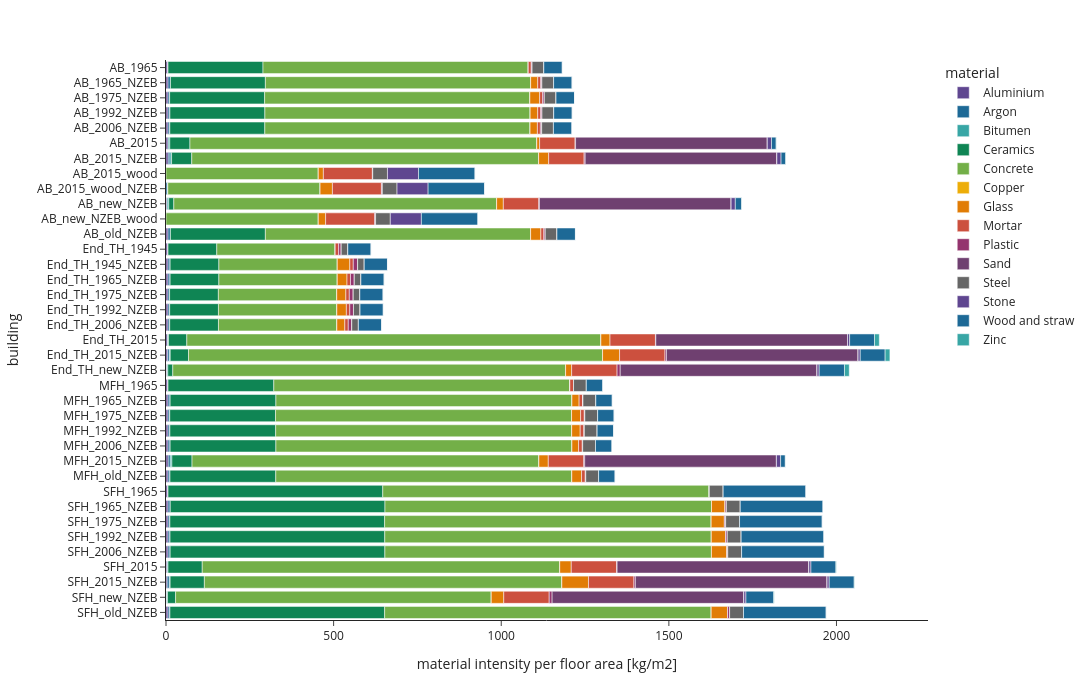

The notebook cell this image was saved under:
### Code cell
m_plot = mi_buildings[~mi_buildings.duplicated()]
m_plot = m_plot.stack().reset_index()
m_plot.columns = ['building', 'material', 'value']
fig = px.bar(m_plot, x='value', y='building', color='material', labels={'value':'material intensity per floor area [kg/m2]', 'sector':'Input sector'}, template='simple_white', 
             color_discrete_sequence= px.colors.qualitative.Prism) #antique, vivid, prism, T10
fig.update_layout(width=1100, height=700, yaxis = dict(autorange="reversed"))    
fig.write_image('visualisations/mi_buildings'+mi_buildings_source+'.svg')
fig.show()

### Figure 1 — Plotly figure (JSON) as saved in the notebook; plotly's stock layout.template omitted (floating-point values rounded to 4 significant figures)
{"data": [{"alignmentgroup": "True", "hovertemplate": "material=Aluminium<br>material intensity per floor area [kg/m2]=%{x}<br>building=%{y}<extra></extra>", "legendgroup": "Aluminium", "marker": {"color": "rgb(95, 70, 144)", "pattern": {"shape": ""}}, "name": "Aluminium", "offsetgroup": "Aluminium", "orientation": "h", "showlegend": true, "textposition": "auto", "type": "bar", "x": [6.1, 6.1, 6.1, 6.1, 6.1, 6.61, 6.61, 0.1, 0.1, 3.44, 0.1, 6.1, 6.1, 6.1, 6.1, 6.1, 6.1, 6.1, 5.15, 5.15, 2.92, 6.1, 6.1, 6.1, 6.1, 6.1, 6.61, 6.1, 6.1, 6.1, 6.1, 6.1, 6.1, 3.58, 3.58, 2.15, 6.1], "xaxis": "x", "y": ["AB_1965", "AB_1965_NZEB", "AB_1975_NZEB", "AB_1992_NZEB", "AB_2006_NZEB", "AB_2015", "AB_2015_NZEB", "AB_2015_wood", "AB_2015_wood_NZEB", "AB_new_NZEB", "AB_new_NZEB_wood", "AB_old_NZEB", "End_TH_1945", "End_TH_1945_NZEB", "End_TH_1965_NZEB", "End_TH_1975_NZEB", "End_TH_1992_NZEB", "End_TH_2006_NZEB", "End_TH_2015", "End_TH_2015_NZEB", "End_TH_new_NZEB", "MFH_1965", "MFH_1965_NZEB", "MFH_1975_NZEB", "MFH_1992_NZEB", "MFH_2006_NZEB", "MFH_2015_NZEB", "MFH_old_NZEB", "SFH_1965", "SFH_1965_NZEB", "SFH_1975_NZEB", "SFH_1992_NZEB", "SFH_2006_NZEB", "SFH_2015", "SFH_2015_NZEB", "SFH_new_NZEB", "SFH_old_NZEB"], "yaxis": "y"}, {"alignmentgroup": "True", "hovertemplate": "material=Argon<br>material intensity per floor area [kg/m2]=%{x}<br>building=%{y}<extra></extra>", "legendgroup": "Argon", "marker": {"color": "rgb(29, 105, 150)", "pattern": {"shape": ""}}, "name": "Argon", "offsetgroup": "Argon", "orientation": "h", "showlegend": true, "textposition": "auto", "type": "bar", "x": [0, 7.121, 4.785, 5.609, 5.354, 0, 5.354, 0, 5.354, 0, 0, 7.026, 0, 6.258, 6.201, 4.675, 4.942, 4.985, 0, 4.985, 0, 0, 6.257, 5.153, 5.53, 6.214, 6.214, 5.844, 0, 6.571, 5.542, 5.938, 6.323, 0, 6.323, 0.01, 5.609], "xaxis": "x", "y": ["AB_1965", "AB_1965_NZEB", "AB_1975_NZEB", "AB_1992_NZEB", "AB_2006_NZEB", "AB_2015", "AB_2015_NZEB", "AB_2015_wood", "AB_2015_wood_NZEB", "AB_new_NZEB", "AB_new_NZEB_wood", "AB_old_NZEB", "End_TH_1945", "End_TH_1945_NZEB", "End_TH_1965_NZEB", "End_TH_1975_NZEB", "End_TH_1992_NZEB", "End_TH_2006_NZEB", "End_TH_2015", "End_TH_2015_NZEB", "End_TH_new_NZEB", "MFH_1965", "MFH_1965_NZEB", "MFH_1975_NZEB", "MFH_1992_NZEB", "MFH_2006_NZEB", "MFH_2015_NZEB", "MFH_old_NZEB", "SFH_1965", "SFH_1965_NZEB", "SFH_1975_NZEB", "SFH_1992_NZEB", "SFH_2006_NZEB", "SFH_2015", "SFH_2015_NZEB", "SFH_new_NZEB", "SFH_old_NZEB"], "yaxis": "y"}, {"alignmentgroup": "True", "hovertemplate": "material=Bitumen<br>material intensity per floor area [kg/m2]=%{x}<br>building=%{y}<extra></extra>", "legendgroup": "Bitumen", "marker": {"color": "rgb(56, 166, 165)", "pattern": {"shape": ""}}, "name": "Bitumen", "offsetgroup": "Bitumen", "orientation": "h", "showlegend": true, "textposition": "auto", "type": "bar", "x": [0, 0, 0, 0, 0, 4.7, 4.7, 0, 0, 4.7, 0, 0, 0, 0, 0, 0, 0, 0, 2.44, 2.44, 2.44, 0, 0, 0, 0, 0, 4.7, 0, 0, 0, 0, 0, 0, 2.44, 2.44, 2.44, 0], "xaxis": "x", "y": ["AB_1965", "AB_1965_NZEB", "AB_1975_NZEB", "AB_1992_NZEB", "AB_2006_NZEB", "AB_2015", "AB_2015_NZEB", "AB_2015_wood", "AB_2015_wood_NZEB", "AB_new_NZEB", "AB_new_NZEB_wood", "AB_old_NZEB", "End_TH_1945", "End_TH_1945_NZEB", "End_TH_1965_NZEB", "End_TH_1975_NZEB", "End_TH_1992_NZEB", "End_TH_2006_NZEB", "End_TH_2015", "End_TH_2015_NZEB", "End_TH_new_NZEB", "MFH_1965", "MFH_1965_NZEB", "MFH_1975_NZEB", "MFH_1992_NZEB", "MFH_2006_NZEB", "MFH_2015_NZEB", "MFH_old_NZEB", "SFH_1965", "SFH_1965_NZEB", "SFH_1975_NZEB", "SFH_1992_NZEB", "SFH_2006_NZEB", "SFH_2015", "SFH_2015_NZEB", "SFH_new_NZEB", "SFH_old_NZEB"], "yaxis": "y"}, {"alignmentgroup": "True", "hovertemplate": "material=Ceramics<br>material intensity per floor area [kg/m2]=%{x}<br>building=%{y}<extra></extra>", "legendgroup": "Ceramics", "marker": {"color": "rgb(15, 133, 84)", "pattern": {"shape": ""}}, "name": "Ceramics", "offsetgroup": "Ceramics", "orientation": "h", "showlegend": true, "textposition": "auto", "type": "bar", "x": [283.2, 283.2, 283.2, 283.2, 283.2, 60.14, 60.14, 0, 0, 15.19, 0, 283.2, 145.4, 145.4, 145.4, 145.4, 145.4, 145.4, 54.53, 54.53, 14.88, 315.5, 315.5, 315.5, 315.5, 315.5, 60.14, 315.5, 640.5, 640.5, 640.5, 640.5, 640.5, 102.1, 102.1, 24.01, 640.5], "xaxis": "x", "y": ["AB_1965", "AB_1965_NZEB", "AB_1975_NZEB", "AB_1992_NZEB", "AB_2006_NZEB", "AB_2015", "AB_2015_NZEB", "AB_2015_wood", "AB_2015_wood_NZEB", "AB_new_NZEB", "AB_new_NZEB_wood", "AB_old_NZEB", "End_TH_1945", "End_TH_1945_NZEB", "End_TH_1965_NZEB", "End_TH_1975_NZEB", "End_TH_1992_NZEB", "End_TH_2006_NZEB", "End_TH_2015", "End_TH_2015_NZEB", "End_TH_new_NZEB", "MFH_1965", "MFH_1965_NZEB", "MFH_1975_NZEB", "MFH_1992_NZEB", "MFH_2006_NZEB", "MFH_2015_NZEB", "MFH_old_NZEB", "SFH_1965", "SFH_1965_NZEB", "SFH_1975_NZEB", "SFH_1992_NZEB", "SFH_2006_NZEB", "SFH_2015", "SFH_2015_NZEB", "SFH_new_NZEB", "SFH_old_NZEB"], "yaxis": "y"}, {"alignmentgroup": "True", "hovertemplate": "material=Concrete<br>material intensity per floor area [kg/m2]=%{x}<br>building=%{y}<extra></extra>", "legendgroup": "Concrete", "marker": {"color": "rgb(115, 175, 72)", "pattern": {"shape": ""}}, "name": "Concrete", "offsetgroup": "Concrete", "orientation": "h", "showlegend": true, "textposition": "auto", "type": "bar", "x": [791.3, 791.3, 791.3, 791.3, 791.3, 1035.0, 1035.0, 454.2, 454.2, 962.9, 454.2, 791.3, 353.2, 353.2, 353.2, 353.2, 353.2, 353.2, 1235.0, 1235.0, 1172.0, 883.1, 883.1, 883.1, 883.1, 883.1, 1035.0, 883.1, 974.1, 974.1, 974.1, 974.1, 974.1, 1066.0, 1066.0, 941.6, 974.1], "xaxis": "x", "y": ["AB_1965", "AB_1965_NZEB", "AB_1975_NZEB", "AB_1992_NZEB", "AB_2006_NZEB", "AB_2015", "AB_2015_NZEB", "AB_2015_wood", "AB_2015_wood_NZEB", "AB_new_NZEB", "AB_new_NZEB_wood", "AB_old_NZEB", "End_TH_1945", "End_TH_1945_NZEB", "End_TH_1965_NZEB", "End_TH_1975_NZEB", "End_TH_1992_NZEB", "End_TH_2006_NZEB", "End_TH_2015", "End_TH_2015_NZEB", "End_TH_new_NZEB", "MFH_1965", "MFH_1965_NZEB", "MFH_1975_NZEB", "MFH_1992_NZEB", "MFH_2006_NZEB", "MFH_2015_NZEB", "MFH_old_NZEB", "SFH_1965", "SFH_1965_NZEB", "SFH_1975_NZEB", "SFH_1992_NZEB", "SFH_2006_NZEB", "SFH_2015", "SFH_2015_NZEB", "SFH_new_NZEB", "SFH_old_NZEB"], "yaxis": "y"}, {"alignmentgroup": "True", "hovertemplate": "material=Copper<br>material intensity per floor area [kg/m2]=%{x}<br>building=%{y}<extra></extra>", "legendgroup": "Copper", "marker": {"color": "rgb(237, 173, 8)", "pattern": {"shape": ""}}, "name": "Copper", "offsetgroup": "Copper", "orientation": "h", "showlegend": true, "textposition": "auto", "type": "bar", "x": [0, 0, 0, 0, 0, 0, 0, 0, 0, 0, 0, 0, 0, 0, 0, 0, 0, 0, 0, 0, 0, 0, 0, 0, 0, 0, 0, 0, 0, 0, 0, 0, 0, 0, 0, 0, 0], "xaxis": "x", "y": ["AB_1965", "AB_1965_NZEB", "AB_1975_NZEB", "AB_1992_NZEB", "AB_2006_NZEB", "AB_2015", "AB_2015_NZEB", "AB_2015_wood", "AB_2015_wood_NZEB", "AB_new_NZEB", "AB_new_NZEB_wood", "AB_old_NZEB", "End_TH_1945", "End_TH_1945_NZEB", "End_TH_1965_NZEB", "End_TH_1975_NZEB", "End_TH_1992_NZEB", "End_TH_2006_NZEB", "End_TH_2015", "End_TH_2015_NZEB", "End_TH_new_NZEB", "MFH_1965", "MFH_1965_NZEB", "MFH_1975_NZEB", "MFH_1992_NZEB", "MFH_2006_NZEB", "MFH_2015_NZEB", "MFH_old_NZEB", "SFH_1965", "SFH_1965_NZEB", "SFH_1975_NZEB", "SFH_1992_NZEB", "SFH_2006_NZEB", "SFH_2015", "SFH_2015_NZEB", "SFH_new_NZEB", "SFH_old_NZEB"], "yaxis": "y"}, {"alignmentgroup": "True", "hovertemplate": "material=Glass<br>material intensity per floor area [kg/m2]=%{x}<br>building=%{y}<extra></extra>", "legendgroup": "Glass", "marker": {"color": "rgb(225, 124, 5)", "pattern": {"shape": ""}}, "name": "Glass", "offsetgroup": "Glass", "orientation": "h", "showlegend": true, "textposition": "auto", "type": "bar", "x": [0, 21.1, 29.18, 22.53, 21.87, 8.35, 29.99, 15.1, 36.74, 19.99, 21.8, 30.52, 0, 37.38, 29.06, 27.13, 28.37, 23.73, 27.2, 50.72, 17.99, 0, 21.34, 26.87, 25.33, 19.84, 28.02, 29.09, 0, 40.39, 39.47, 42.51, 45.91, 34.33, 79.38, 37.24, 48.91], "xaxis": "x", "y": ["AB_1965", "AB_1965_NZEB", "AB_1975_NZEB", "AB_1992_NZEB", "AB_2006_NZEB", "AB_2015", "AB_2015_NZEB", "AB_2015_wood", "AB_2015_wood_NZEB", "AB_new_NZEB", "AB_new_NZEB_wood", "AB_old_NZEB", "End_TH_1945", "End_TH_1945_NZEB", "End_TH_1965_NZEB", "End_TH_1975_NZEB", "End_TH_1992_NZEB", "End_TH_2006_NZEB", "End_TH_2015", "End_TH_2015_NZEB", "End_TH_new_NZEB", "MFH_1965", "MFH_1965_NZEB", "MFH_1975_NZEB", "MFH_1992_NZEB", "MFH_2006_NZEB", "MFH_2015_NZEB", "MFH_old_NZEB", "SFH_1965", "SFH_1965_NZEB", "SFH_1975_NZEB", "SFH_1992_NZEB", "SFH_2006_NZEB", "SFH_2015", "SFH_2015_NZEB", "SFH_new_NZEB", "SFH_old_NZEB"], "yaxis": "y"}, {"alignmentgroup": "True", "hovertemplate": "material=Mortar<br>material intensity per floor area [kg/m2]=%{x}<br>building=%{y}<extra></extra>", "legendgroup": "Mortar", "marker": {"color": "rgb(204, 80, 62)", "pattern": {"shape": ""}}, "name": "Mortar", "offsetgroup": "Mortar", "orientation": "h", "showlegend": true, "textposition": "auto", "type": "bar", "x": [8.85, 8.85, 8.85, 8.85, 8.85, 105.8, 105.8, 146.2, 146.2, 105.8, 146.2, 8.85, 10.3, 10.3, 10.3, 10.3, 10.3, 10.3, 135.5, 135.5, 135.5, 11, 11, 11, 11, 11, 105.8, 11, 0, 0, 0, 0, 0, 135.6, 135.6, 135.6, 0], "xaxis": "x", "y": ["AB_1965", "AB_1965_NZEB", "AB_1975_NZEB", "AB_1992_NZEB", "AB_2006_NZEB", "AB_2015", "AB_2015_NZEB", "AB_2015_wood", "AB_2015_wood_NZEB", "AB_new_NZEB", "AB_new_NZEB_wood", "AB_old_NZEB", "End_TH_1945", "End_TH_1945_NZEB", "End_TH_1965_NZEB", "End_TH_1975_NZEB", "End_TH_1992_NZEB", "End_TH_2006_NZEB", "End_TH_2015", "End_TH_2015_NZEB", "End_TH_new_NZEB", "MFH_1965", "MFH_1965_NZEB", "MFH_1975_NZEB", "MFH_1992_NZEB", "MFH_2006_NZEB", "MFH_2015_NZEB", "MFH_old_NZEB", "SFH_1965", "SFH_1965_NZEB", "SFH_1975_NZEB", "SFH_1992_NZEB", "SFH_2006_NZEB", "SFH_2015", "SFH_2015_NZEB", "SFH_new_NZEB", "SFH_old_NZEB"], "yaxis": "y"}, {"alignmentgroup": "True", "hovertemplate": "material=Plastic<br>material intensity per floor area [kg/m2]=%{x}<br>building=%{y}<extra></extra>", "legendgroup": "Plastic", "marker": {"color": "rgb(148, 52, 110)", "pattern": {"shape": ""}}, "name": "Plastic", "offsetgroup": "Plastic", "orientation": "h", "showlegend": true, "textposition": "auto", "type": "bar", "x": [2.55, 3.518, 5.009, 3.983, 3.986, 1.48, 3.068, 1.1, 2.688, 1.85, 2.9, 4.235, 7.7, 13.04, 11.5, 11.75, 10.9, 10.52, 1.16, 4.283, 9.38, 0, 0.6667, 1.693, 1.402, 1.232, 2.842, 1.646, 0, 3.979, 3.756, 5.204, 2.788, 1.16, 4.242, 8.66, 6.074], "xaxis": "x", "y": ["AB_1965", "AB_1965_NZEB", "AB_1975_NZEB", "AB_1992_NZEB", "AB_2006_NZEB", "AB_2015", "AB_2015_NZEB", "AB_2015_wood", "AB_2015_wood_NZEB", "AB_new_NZEB", "AB_new_NZEB_wood", "AB_old_NZEB", "End_TH_1945", "End_TH_1945_NZEB", "End_TH_1965_NZEB", "End_TH_1975_NZEB", "End_TH_1992_NZEB", "End_TH_2006_NZEB", "End_TH_2015", "End_TH_2015_NZEB", "End_TH_new_NZEB", "MFH_1965", "MFH_1965_NZEB", "MFH_1975_NZEB", "MFH_1992_NZEB", "MFH_2006_NZEB", "MFH_2015_NZEB", "MFH_old_NZEB", "SFH_1965", "SFH_1965_NZEB", "SFH_1975_NZEB", "SFH_1992_NZEB", "SFH_2006_NZEB", "SFH_2015", "SFH_2015_NZEB", "SFH_new_NZEB", "SFH_old_NZEB"], "yaxis": "y"}, {"alignmentgroup": "True", "hovertemplate": "material=Sand<br>material intensity per floor area [kg/m2]=%{x}<br>building=%{y}<extra></extra>", "legendgroup": "Sand", "marker": {"color": "rgb(111, 64, 112)", "pattern": {"shape": ""}}, "name": "Sand", "offsetgroup": "Sand", "orientation": "h", "showlegend": true, "textposition": "auto", "type": "bar", "x": [0, 0, 0, 0, 0, 571.9, 571.9, 0, 0, 571.9, 0, 0, 0, 0, 0, 0, 0, 0, 571.7, 571.7, 587.1, 0, 0, 0, 0, 0, 571.9, 0, 0, 0, 0, 0, 0, 571.9, 571.9, 571.9, 0], "xaxis": "x", "y": ["AB_1965", "AB_1965_NZEB", "AB_1975_NZEB", "AB_1992_NZEB", "AB_2006_NZEB", "AB_2015", "AB_2015_NZEB", "AB_2015_wood", "AB_2015_wood_NZEB", "AB_new_NZEB", "AB_new_NZEB_wood", "AB_old_NZEB", "End_TH_1945", "End_TH_1945_NZEB", "End_TH_1965_NZEB", "End_TH_1975_NZEB", "End_TH_1992_NZEB", "End_TH_2006_NZEB", "End_TH_2015", "End_TH_2015_NZEB", "End_TH_new_NZEB", "MFH_1965", "MFH_1965_NZEB", "MFH_1975_NZEB", "MFH_1992_NZEB", "MFH_2006_NZEB", "MFH_2015_NZEB", "MFH_old_NZEB", "SFH_1965", "SFH_1965_NZEB", "SFH_1975_NZEB", "SFH_1992_NZEB", "SFH_2006_NZEB", "SFH_2015", "SFH_2015_NZEB", "SFH_new_NZEB", "SFH_old_NZEB"], "yaxis": "y"}, {"alignmentgroup": "True", "hovertemplate": "material=Steel<br>material intensity per floor area [kg/m2]=%{x}<br>building=%{y}<extra></extra>", "legendgroup": "Steel", "marker": {"color": "rgb(102, 102, 102)", "pattern": {"shape": ""}}, "name": "Steel", "offsetgroup": "Steel", "orientation": "h", "showlegend": true, "textposition": "auto", "type": "bar", "x": [35, 35, 35, 35, 35, 0, 0, 43.9, 43.9, 0, 43.9, 35, 19.7, 19.7, 19.7, 19.7, 19.7, 19.7, 0, 0, 0, 38.2, 38.2, 38.2, 38.2, 38.2, 0, 38.2, 41.4, 41.4, 41.4, 41.4, 41.4, 0, 0, 0, 41.4], "xaxis": "x", "y": ["AB_1965", "AB_1965_NZEB", "AB_1975_NZEB", "AB_1992_NZEB", "AB_2006_NZEB", "AB_2015", "AB_2015_NZEB", "AB_2015_wood", "AB_2015_wood_NZEB", "AB_new_NZEB", "AB_new_NZEB_wood", "AB_old_NZEB", "End_TH_1945", "End_TH_1945_NZEB", "End_TH_1965_NZEB", "End_TH_1975_NZEB", "End_TH_1992_NZEB", "End_TH_2006_NZEB", "End_TH_2015", "End_TH_2015_NZEB", "End_TH_new_NZEB", "MFH_1965", "MFH_1965_NZEB", "MFH_1975_NZEB", "MFH_1992_NZEB", "MFH_2006_NZEB", "MFH_2015_NZEB", "MFH_old_NZEB", "SFH_1965", "SFH_1965_NZEB", "SFH_1975_NZEB", "SFH_1992_NZEB", "SFH_2006_NZEB", "SFH_2015", "SFH_2015_NZEB", "SFH_new_NZEB", "SFH_old_NZEB"], "yaxis": "y"}, {"alignmentgroup": "True", "hovertemplate": "material=Stone<br>material intensity per floor area [kg/m2]=%{x}<br>building=%{y}<extra></extra>", "legendgroup": "Stone", "marker": {"color": "rgb(95, 70, 144)", "pattern": {"shape": ""}}, "name": "Stone", "offsetgroup": "Stone", "orientation": "h", "showlegend": true, "textposition": "auto", "type": "bar", "x": [0, 0, 0, 0, 0, 12.5, 12.5, 92.7, 92.7, 12.5, 92.7, 0, 0, 0, 0, 0, 0, 0, 6.41, 6.41, 6.41, 0, 0, 0, 0, 0, 12.5, 0, 0, 0, 0, 0, 0, 6.34, 6.34, 6.34, 0], "xaxis": "x", "y": ["AB_1965", "AB_1965_NZEB", "AB_1975_NZEB", "AB_1992_NZEB", "AB_2006_NZEB", "AB_2015", "AB_2015_NZEB", "AB_2015_wood", "AB_2015_wood_NZEB", "AB_new_NZEB", "AB_new_NZEB_wood", "AB_old_NZEB", "End_TH_1945", "End_TH_1945_NZEB", "End_TH_1965_NZEB", "End_TH_1975_NZEB", "End_TH_1992_NZEB", "End_TH_2006_NZEB", "End_TH_2015", "End_TH_2015_NZEB", "End_TH_new_NZEB", "MFH_1965", "MFH_1965_NZEB", "MFH_1975_NZEB", "MFH_1992_NZEB", "MFH_2006_NZEB", "MFH_2015_NZEB", "MFH_old_NZEB", "SFH_1965", "SFH_1965_NZEB", "SFH_1975_NZEB", "SFH_1992_NZEB", "SFH_2006_NZEB", "SFH_2015", "SFH_2015_NZEB", "SFH_new_NZEB", "SFH_old_NZEB"], "yaxis": "y"}, {"alignmentgroup": "True", "hovertemplate": "material=Wood and straw<br>material intensity per floor area [kg/m2]=%{x}<br>building=%{y}<extra></extra>", "legendgroup": "Wood and straw", "marker": {"color": "rgb(29, 105, 150)", "pattern": {"shape": ""}}, "name": "Wood and straw", "offsetgroup": "Wood and straw", "orientation": "h", "showlegend": true, "textposition": "auto", "type": "bar", "x": [55.1, 55.1, 55.1, 55.1, 55.1, 13.99, 13.99, 168.6, 168.6, 18.91, 168.6, 55.1, 69.3, 69.3, 69.3, 69.3, 69.3, 69.3, 74.22, 74.22, 75.44, 49.1, 49.1, 49.1, 49.1, 49.1, 13.99, 49.1, 246.7, 246.7, 246.7, 246.7, 246.7, 74.52, 74.52, 83.02, 246.7], "xaxis": "x", "y": ["AB_1965", "AB_1965_NZEB", "AB_1975_NZEB", "AB_1992_NZEB", "AB_2006_NZEB", "AB_2015", "AB_2015_NZEB", "AB_2015_wood", "AB_2015_wood_NZEB", "AB_new_NZEB", "AB_new_NZEB_wood", "AB_old_NZEB", "End_TH_1945", "End_TH_1945_NZEB", "End_TH_1965_NZEB", "End_TH_1975_NZEB", "End_TH_1992_NZEB", "End_TH_2006_NZEB", "End_TH_2015", "End_TH_2015_NZEB", "End_TH_new_NZEB", "MFH_1965", "MFH_1965_NZEB", "MFH_1975_NZEB", "MFH_1992_NZEB", "MFH_2006_NZEB", "MFH_2015_NZEB", "MFH_old_NZEB", "SFH_1965", "SFH_1965_NZEB", "SFH_1975_NZEB", "SFH_1992_NZEB", "SFH_2006_NZEB", "SFH_2015", "SFH_2015_NZEB", "SFH_new_NZEB", "SFH_old_NZEB"], "yaxis": "y"}, {"alignmentgroup": "True", "hovertemplate": "material=Zinc<br>material intensity per floor area [kg/m2]=%{x}<br>building=%{y}<extra></extra>", "legendgroup": "Zinc", "marker": {"color": "rgb(56, 166, 165)", "pattern": {"shape": ""}}, "name": "Zinc", "offsetgroup": "Zinc", "orientation": "h", "showlegend": true, "textposition": "auto", "type": "bar", "x": [0, 0, 0, 0, 0, 0.69, 0.69, 0, 0, 0.69, 0, 0, 0, 0, 0, 0, 0, 0, 14.24, 14.24, 14.24, 0, 0, 0, 0, 0, 0.69, 0, 0, 0, 0, 0, 0, 1.24, 1.24, 1.24, 0], "xaxis": "x", "y": ["AB_1965", "AB_1965_NZEB", "AB_1975_NZEB", "AB_1992_NZEB", "AB_2006_NZEB", "AB_2015", "AB_2015_NZEB", "AB_2015_wood", "AB_2015_wood_NZEB", "AB_new_NZEB", "AB_new_NZEB_wood", "AB_old_NZEB", "End_TH_1945", "End_TH_1945_NZEB", "End_TH_1965_NZEB", "End_TH_1975_NZEB", "End_TH_1992_NZEB", "End_TH_2006_NZEB", "End_TH_2015", "End_TH_2015_NZEB", "End_TH_new_NZEB", "MFH_1965", "MFH_1965_NZEB", "MFH_1975_NZEB", "MFH_1992_NZEB", "MFH_2006_NZEB", "MFH_2015_NZEB", "MFH_old_NZEB", "SFH_1965", "SFH_1965_NZEB", "SFH_1975_NZEB", "SFH_1992_NZEB", "SFH_2006_NZEB", "SFH_2015", "SFH_2015_NZEB", "SFH_new_NZEB", "SFH_old_NZEB"], "yaxis": "y"}], "layout": {"barmode": "relative", "height": 700, "legend": {"title": {"text": "material"}, "tracegroupgap": 0}, "margin": {"t": 60}, "width": 1100, "xaxis": {"anchor": "y", "domain": [0, 1], "title": {"text": "material intensity per floor area [kg/m2]"}}, "yaxis": {"anchor": "x", "autorange": "reversed", "domain": [0, 1], "title": {"text": "building"}}}}
